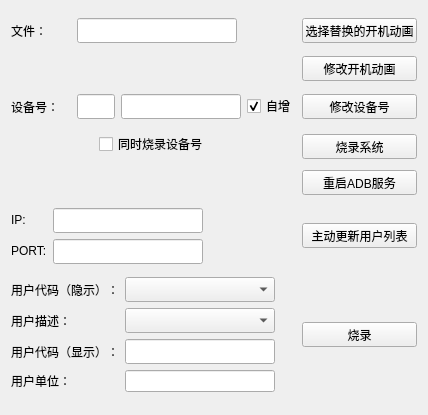
<?xml version="1.0" encoding="UTF-8"?>
<ui version="4.0">
 <class>Dialog_AdbProcess</class>
 <widget class="QWidget" name="Dialog_AdbProcess">
  <property name="geometry">
   <rect>
    <x>0</x>
    <y>0</y>
    <width>428</width>
    <height>415</height>
   </rect>
  </property>
  <property name="windowTitle">
   <string>安卓</string>
  </property>
  <layout class="QVBoxLayout" name="verticalLayout">
   <item>
    <layout class="QHBoxLayout" name="horizontalLayout_4">
     <item>
      <widget class="QLabel" name="label_3">
       <property name="minimumSize">
        <size>
         <width>60</width>
         <height>0</height>
        </size>
       </property>
       <property name="maximumSize">
        <size>
         <width>60</width>
         <height>16777215</height>
        </size>
       </property>
       <property name="text">
        <string>文件：</string>
       </property>
      </widget>
     </item>
     <item>
      <widget class="QLineEdit" name="lineEdit_picpath_PC">
       <property name="minimumSize">
        <size>
         <width>160</width>
         <height>25</height>
        </size>
       </property>
       <property name="maximumSize">
        <size>
         <width>10</width>
         <height>25</height>
        </size>
       </property>
      </widget>
     </item>
     <item>
      <spacer name="horizontalSpacer_5">
       <property name="orientation">
        <enum>Qt::Horizontal</enum>
       </property>
       <property name="sizeHint" stdset="0">
        <size>
         <width>40</width>
         <height>20</height>
        </size>
       </property>
      </spacer>
     </item>
     <item>
      <widget class="QPushButton" name="changeLogo">
       <property name="minimumSize">
        <size>
         <width>115</width>
         <height>25</height>
        </size>
       </property>
       <property name="maximumSize">
        <size>
         <width>115</width>
         <height>25</height>
        </size>
       </property>
       <property name="text">
        <string>选择替换的开机动画</string>
       </property>
      </widget>
     </item>
    </layout>
   </item>
   <item>
    <layout class="QHBoxLayout" name="horizontalLayout_2">
     <item>
      <spacer name="horizontalSpacer_4">
       <property name="orientation">
        <enum>Qt::Horizontal</enum>
       </property>
       <property name="sizeHint" stdset="0">
        <size>
         <width>40</width>
         <height>20</height>
        </size>
       </property>
      </spacer>
     </item>
     <item>
      <widget class="QPushButton" name="pushLogo">
       <property name="minimumSize">
        <size>
         <width>115</width>
         <height>25</height>
        </size>
       </property>
       <property name="maximumSize">
        <size>
         <width>115</width>
         <height>25</height>
        </size>
       </property>
       <property name="text">
        <string>修改开机动画</string>
       </property>
      </widget>
     </item>
    </layout>
   </item>
   <item>
    <layout class="QHBoxLayout" name="horizontalLayout">
     <item>
      <widget class="QLabel" name="label">
       <property name="minimumSize">
        <size>
         <width>60</width>
         <height>0</height>
        </size>
       </property>
       <property name="maximumSize">
        <size>
         <width>60</width>
         <height>16777215</height>
        </size>
       </property>
       <property name="text">
        <string>设备号：</string>
       </property>
      </widget>
     </item>
     <item>
      <widget class="QLineEdit" name="lineEdit_head">
       <property name="minimumSize">
        <size>
         <width>30</width>
         <height>25</height>
        </size>
       </property>
       <property name="maxLength">
        <number>3</number>
       </property>
      </widget>
     </item>
     <item>
      <widget class="QLineEdit" name="lineEdit_devid">
       <property name="minimumSize">
        <size>
         <width>120</width>
         <height>25</height>
        </size>
       </property>
       <property name="maximumSize">
        <size>
         <width>10</width>
         <height>25</height>
        </size>
       </property>
       <property name="maxLength">
        <number>16</number>
       </property>
      </widget>
     </item>
     <item>
      <widget class="QCheckBox" name="checkBox_devid">
       <property name="text">
        <string>自增</string>
       </property>
       <property name="checked">
        <bool>true</bool>
       </property>
      </widget>
     </item>
     <item>
      <widget class="QPushButton" name="ChangDEVID">
       <property name="minimumSize">
        <size>
         <width>115</width>
         <height>25</height>
        </size>
       </property>
       <property name="maximumSize">
        <size>
         <width>115</width>
         <height>25</height>
        </size>
       </property>
       <property name="text">
        <string>修改设备号</string>
       </property>
      </widget>
     </item>
    </layout>
   </item>
   <item>
    <layout class="QHBoxLayout" name="horizontalLayout_5">
     <item>
      <spacer name="horizontalSpacer">
       <property name="orientation">
        <enum>Qt::Horizontal</enum>
       </property>
       <property name="sizeHint" stdset="0">
        <size>
         <width>40</width>
         <height>20</height>
        </size>
       </property>
      </spacer>
     </item>
     <item>
      <widget class="QCheckBox" name="checkBox_devid_2">
       <property name="text">
        <string>同时烧录设备号</string>
       </property>
      </widget>
     </item>
     <item>
      <spacer name="horizontalSpacer_6">
       <property name="orientation">
        <enum>Qt::Horizontal</enum>
       </property>
       <property name="sizeHint" stdset="0">
        <size>
         <width>40</width>
         <height>20</height>
        </size>
       </property>
      </spacer>
     </item>
     <item>
      <widget class="QPushButton" name="pushButton">
       <property name="minimumSize">
        <size>
         <width>115</width>
         <height>25</height>
        </size>
       </property>
       <property name="maximumSize">
        <size>
         <width>115</width>
         <height>20</height>
        </size>
       </property>
       <property name="text">
        <string>烧录系统</string>
       </property>
      </widget>
     </item>
    </layout>
   </item>
   <item>
    <layout class="QHBoxLayout" name="horizontalLayout_3">
     <item>
      <spacer name="horizontalSpacer_3">
       <property name="orientation">
        <enum>Qt::Horizontal</enum>
       </property>
       <property name="sizeHint" stdset="0">
        <size>
         <width>40</width>
         <height>20</height>
        </size>
       </property>
      </spacer>
     </item>
     <item>
      <spacer name="horizontalSpacer_2">
       <property name="orientation">
        <enum>Qt::Horizontal</enum>
       </property>
       <property name="sizeHint" stdset="0">
        <size>
         <width>40</width>
         <height>20</height>
        </size>
       </property>
      </spacer>
     </item>
     <item>
      <widget class="QPushButton" name="restartADB">
       <property name="minimumSize">
        <size>
         <width>115</width>
         <height>25</height>
        </size>
       </property>
       <property name="maximumSize">
        <size>
         <width>115</width>
         <height>25</height>
        </size>
       </property>
       <property name="text">
        <string>重启ADB服务</string>
       </property>
      </widget>
     </item>
    </layout>
   </item>
   <item>
    <layout class="QHBoxLayout" name="horizontalLayout_7">
     <item>
      <layout class="QFormLayout" name="formLayout_2">
       <item row="0" column="0">
        <widget class="QLabel" name="iPLabel">
         <property name="text">
          <string>IP:</string>
         </property>
        </widget>
       </item>
       <item row="0" column="1">
        <widget class="QLineEdit" name="iPLineEdit">
         <property name="minimumSize">
          <size>
           <width>150</width>
           <height>25</height>
          </size>
         </property>
         <property name="maximumSize">
          <size>
           <width>10</width>
           <height>25</height>
          </size>
         </property>
        </widget>
       </item>
       <item row="1" column="0">
        <widget class="QLabel" name="cOMLabel">
         <property name="text">
          <string>PORT:</string>
         </property>
        </widget>
       </item>
       <item row="1" column="1">
        <widget class="QLineEdit" name="cOMLineEdit">
         <property name="minimumSize">
          <size>
           <width>150</width>
           <height>25</height>
          </size>
         </property>
         <property name="maximumSize">
          <size>
           <width>10</width>
           <height>25</height>
          </size>
         </property>
        </widget>
       </item>
      </layout>
     </item>
     <item>
      <widget class="QPushButton" name="pushButton_3">
       <property name="minimumSize">
        <size>
         <width>115</width>
         <height>25</height>
        </size>
       </property>
       <property name="maximumSize">
        <size>
         <width>115</width>
         <height>25</height>
        </size>
       </property>
       <property name="text">
        <string>主动更新用户列表</string>
       </property>
      </widget>
     </item>
    </layout>
   </item>
   <item>
    <layout class="QHBoxLayout" name="horizontalLayout_6">
     <item>
      <layout class="QFormLayout" name="formLayout">
       <item row="0" column="0">
        <widget class="QLabel" name="iDLabel">
         <property name="text">
          <string>用户代码（隐示）：</string>
         </property>
        </widget>
       </item>
       <item row="0" column="1">
        <widget class="QComboBox" name="comboBox">
         <property name="minimumSize">
          <size>
           <width>150</width>
           <height>25</height>
          </size>
         </property>
         <property name="maximumSize">
          <size>
           <width>10</width>
           <height>25</height>
          </size>
         </property>
        </widget>
       </item>
       <item row="3" column="0">
        <widget class="QLabel" name="unitLabel">
         <property name="text">
          <string>用户单位：</string>
         </property>
        </widget>
       </item>
       <item row="3" column="1">
        <widget class="QLineEdit" name="unitLineEdit">
         <property name="maximumSize">
          <size>
           <width>150</width>
           <height>30</height>
          </size>
         </property>
        </widget>
       </item>
       <item row="2" column="0">
        <widget class="QLabel" name="Label">
         <property name="text">
          <string>用户代码（显示）：</string>
         </property>
        </widget>
       </item>
       <item row="2" column="1">
        <widget class="QLineEdit" name="LineEdit_IDshow">
         <property name="minimumSize">
          <size>
           <width>150</width>
           <height>25</height>
          </size>
         </property>
         <property name="maximumSize">
          <size>
           <width>10</width>
           <height>25</height>
          </size>
         </property>
         <property name="readOnly">
          <bool>true</bool>
         </property>
        </widget>
       </item>
       <item row="1" column="0">
        <widget class="QLabel" name="Label_2">
         <property name="text">
          <string>用户描述：</string>
         </property>
        </widget>
       </item>
       <item row="1" column="1">
        <widget class="QComboBox" name="ComboBox_depict">
         <property name="minimumSize">
          <size>
           <width>150</width>
           <height>25</height>
          </size>
         </property>
         <property name="maximumSize">
          <size>
           <width>150</width>
           <height>25</height>
          </size>
         </property>
        </widget>
       </item>
      </layout>
     </item>
     <item>
      <widget class="QPushButton" name="pushButton_2">
       <property name="minimumSize">
        <size>
         <width>115</width>
         <height>25</height>
        </size>
       </property>
       <property name="maximumSize">
        <size>
         <width>115</width>
         <height>25</height>
        </size>
       </property>
       <property name="text">
        <string>烧录</string>
       </property>
      </widget>
     </item>
    </layout>
   </item>
  </layout>
 </widget>
 <resources/>
 <connections/>
</ui>
